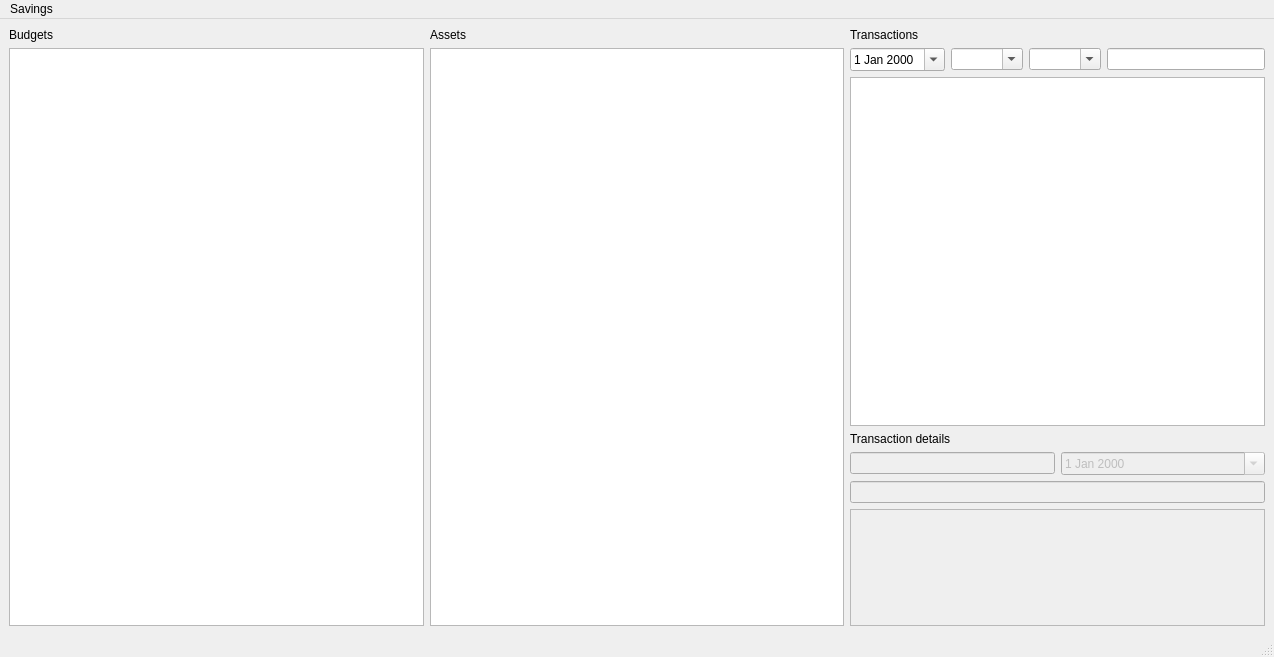
<?xml version="1.0" encoding="UTF-8"?>
<ui version="4.0">
 <class>MainWindow</class>
 <widget class="QMainWindow" name="MainWindow">
  <property name="geometry">
   <rect>
    <x>0</x>
    <y>0</y>
    <width>1274</width>
    <height>657</height>
   </rect>
  </property>
  <property name="windowTitle">
   <string>Savings</string>
  </property>
  <widget class="QWidget" name="centralwidget">
   <layout class="QHBoxLayout" name="horizontalLayout_6">
    <item>
     <layout class="QVBoxLayout" name="verticalLayout">
      <item>
       <widget class="QLabel" name="label">
        <property name="text">
         <string>Budgets</string>
        </property>
       </widget>
      </item>
      <item>
       <layout class="QHBoxLayout" name="horizontalLayout_2"/>
      </item>
      <item>
       <widget class="QTableView" name="budget_table">
        <property name="contextMenuPolicy">
         <enum>Qt::ActionsContextMenu</enum>
        </property>
       </widget>
      </item>
     </layout>
    </item>
    <item>
     <layout class="QVBoxLayout" name="verticalLayout_2">
      <item>
       <widget class="QLabel" name="label_2">
        <property name="text">
         <string>Assets</string>
        </property>
       </widget>
      </item>
      <item>
       <layout class="QHBoxLayout" name="horizontalLayout"/>
      </item>
      <item>
       <widget class="QTableView" name="asset_table">
        <property name="contextMenuPolicy">
         <enum>Qt::ActionsContextMenu</enum>
        </property>
       </widget>
      </item>
     </layout>
    </item>
    <item>
     <layout class="QVBoxLayout" name="verticalLayout_3" stretch="0,0,2,0,1">
      <item>
       <widget class="QLabel" name="label_4">
        <property name="text">
         <string>Transactions</string>
        </property>
       </widget>
      </item>
      <item>
       <layout class="QHBoxLayout" name="horizontalLayout_5">
        <item>
         <widget class="QDateEdit" name="dateFrom">
          <property name="calendarPopup">
           <bool>true</bool>
          </property>
         </widget>
        </item>
        <item>
         <widget class="QComboBox" name="budget">
          <property name="editable">
           <bool>true</bool>
          </property>
         </widget>
        </item>
        <item>
         <widget class="QComboBox" name="asset">
          <property name="editable">
           <bool>true</bool>
          </property>
         </widget>
        </item>
        <item>
         <widget class="QLineEdit" name="search"/>
        </item>
       </layout>
      </item>
      <item>
       <widget class="QTableView" name="trans_table">
        <property name="sortingEnabled">
         <bool>true</bool>
        </property>
       </widget>
      </item>
      <item>
       <widget class="QLabel" name="label_3">
        <property name="text">
         <string>Transaction details</string>
        </property>
       </widget>
      </item>
      <item>
       <layout class="QVBoxLayout" name="verticalLayout_4">
        <item>
         <layout class="QHBoxLayout" name="horizontalLayout_4">
          <item>
           <widget class="QLineEdit" name="t_ed_id">
            <property name="enabled">
             <bool>false</bool>
            </property>
            <property name="sizePolicy">
             <sizepolicy hsizetype="Preferred" vsizetype="Fixed">
              <horstretch>0</horstretch>
              <verstretch>0</verstretch>
             </sizepolicy>
            </property>
           </widget>
          </item>
          <item>
           <widget class="QDateEdit" name="t_ed_date">
            <property name="enabled">
             <bool>false</bool>
            </property>
            <property name="calendarPopup">
             <bool>true</bool>
            </property>
           </widget>
          </item>
         </layout>
        </item>
        <item>
         <widget class="QLineEdit" name="t_ed_desc">
          <property name="enabled">
           <bool>false</bool>
          </property>
         </widget>
        </item>
        <item>
         <widget class="QTableView" name="t_ed_splits">
          <property name="enabled">
           <bool>false</bool>
          </property>
         </widget>
        </item>
       </layout>
      </item>
     </layout>
    </item>
   </layout>
  </widget>
  <widget class="QMenuBar" name="menubar">
   <property name="geometry">
    <rect>
     <x>0</x>
     <y>0</y>
     <width>1274</width>
     <height>29</height>
    </rect>
   </property>
   <widget class="QMenu" name="menuSavings">
    <property name="title">
     <string>Savings</string>
    </property>
   </widget>
   <addaction name="menuSavings"/>
  </widget>
  <widget class="QStatusBar" name="statusbar"/>
 </widget>
 <resources/>
 <connections/>
</ui>
